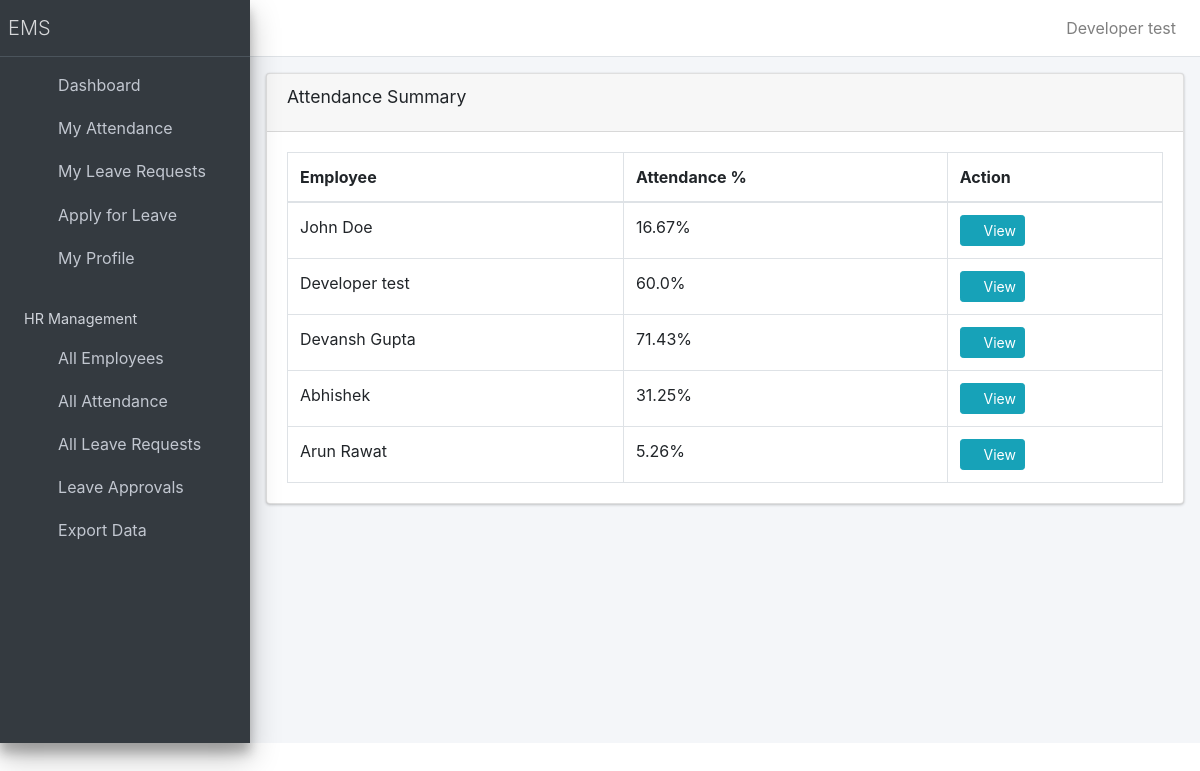
Screenshot of /hr/attendance/ (signed in) with the database file from the repository.
### employee/models.py (models this page shows, shortened)
class Employee(models.Model):
    user = models.OneToOneField(User, on_delete=models.CASCADE, null=True, blank=True)
    first_name = models.CharField(max_length=30)
    last_name = models.CharField(max_length=30)
    email = models.EmailField(unique=True)
    position = models.CharField(max_length=50)
    department = models.CharField(max_length=50)
    date_hired = models.DateField()
    class Meta:
       ordering = ['-date_hired']

### employee/views/hr_views.py (the view)
# urls.py: path("hr/attendance/", AttendanceSummaryView.as_view(), name="attendance_summary"),
@hr_required
class AttendanceSummaryView(View):
    def get(self, request):
        employees = Employee.objects.all()
        data = []
        for employee in employees:
            data.append(
                {
                    "employee": employee,
                    "attendance_percent": calculate_attendance_percentage(employee),
                }
            )
        return render(request, "hr/attendance_summary.html", {"data": data})

### employee/context_processors.py (called while the page is built)
def employee_context(request):
    context = {}
    if request.user.is_authenticated:
        try:
            from .models import Employee
            employee = Employee.objects.get(user=request.user)
            context['employee'] = employee
            context['employee_name'] = f"{employee.first_name} {employee.last_name}".strip()
        except Employee.DoesNotExist:
            context['employee'] = None
            context['employee_name'] = None
    return context

### employee/utils.py (called while the page is built)
def is_hr(user):
    return user.is_authenticated and user.groups.filter(name='HR').exists()

### employee/templates/hr/attendance_summary.html
{% extends "base.html" %}
{% block content %}
<div class="card">
  <div class="card-header">
    <h3 class="card-title">Attendance Summary</h3>
  </div>
  <div class="card-body">
    <table class="table table-bordered">
      <thead>
        <tr>
          <th>Employee</th>
          <th>Attendance %</th>
          <th>Action</th>
        </tr>
      </thead>
      <tbody>
        {% for item in data %}
        <tr>
          <td>{{ item.employee.first_name }} {{ item.employee.last_name }}</td>
          <td>{{ item.attendance_percent }}%</td>
          <td>
            <a href="{% url 'attendance_detail' item.employee.id %}"
               class="btn btn-info btn-sm">
              <i class="fas fa-eye"></i> View
            </a>
          </td>
        </tr>
        {% empty %}
        <tr>
          <td colspan="3" class="text-center">No employees found</td>
        </tr>
        {% endfor %}
      </tbody>
    </table>
  </div>
</div>
{% endblock %}

### rows the page displays
Employee: employee.first_name "John", employee.last_name "Doe", attendance_percent "16.67"
Employee: employee.first_name "Developer", employee.last_name "test", attendance_percent "60.0"
Employee: employee.first_name "Devansh", employee.last_name "Gupta", attendance_percent "71.43"
Employee: employee.first_name "Abhishek", attendance_percent "31.25"
Employee: employee.first_name "Arun", employee.last_name "Rawat", attendance_percent "5.26"

### other values shown
{{ employee_name }} "Developer test"
